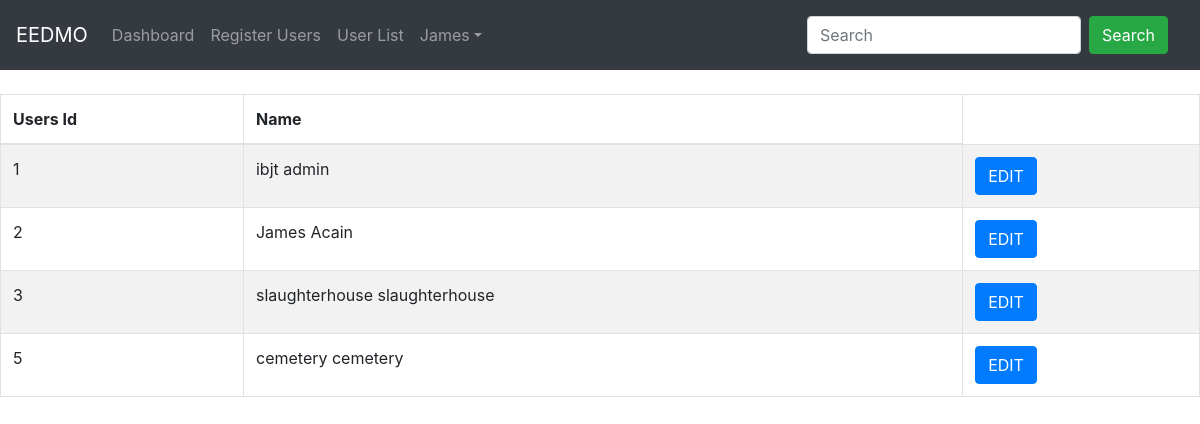
The app's page /index.php?loc=list_of_users (signed in), older data.
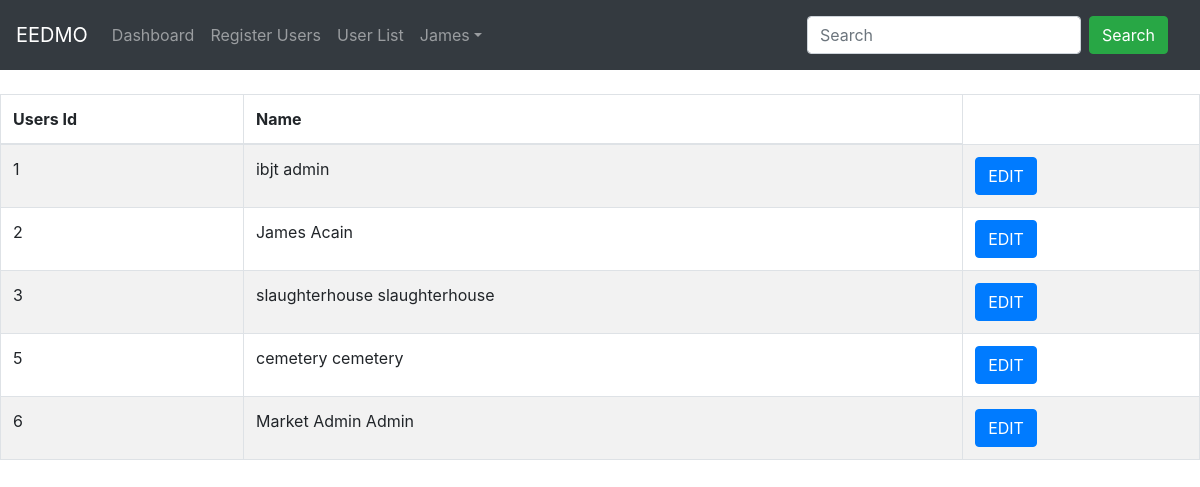
The same page, newer data.
### tables this page shows
CREATE TABLE `users` (
  `user_id` int(11) NOT NULL,
  `username` varchar(30) NOT NULL,
  `password` varchar(30) NOT NULL,
  `first_name` varchar(30) NOT NULL,
  `last_name` varchar(30) NOT NULL,
  `user_role` varchar(16) NOT NULL,
  `user_image` varchar(36) DEFAULT NULL
);

### includes/admin/list_of_users.php (the view, shortened to what this page needs)
<?php
	include "controller/admin/search_users.php";
?>
<table id="datatableid" class="table table-striped table-bordered table-md">
  <thead>
    <tr>
      <th class="th-sm">Users Id
      </th>
      <th class="th-sm">Name
      </th>
    </tr>
  </thead>
<?php
	if(isset($_SESSION['search'])){
		$search = $_SESSION['search'];
		$sql = "SELECT * FROM users WHERE first_name LIKE '%$search%' OR last_name LIKE '%$search%' OR users_id LIKE '%$search%'";
	}
	else{
		$sql = "SELECT * FROM users";
	}
	$result = mysqli_query($conn, $sql);
	while($data = mysqli_fetch_assoc($result)){
?>
		<tr>
			<td><?php echo $data['user_id']; ?></td>
			<td><?php echo $data['first_name'] . ' ' . $data['last_name']; ?></td>
			<td><button class="open-homeEvents btn btn-primary" data-id="<?php echo $data['users_id'] ?>"  data-toggle="modal" data-target="#modalHomeEvents">EDIT</button></td>
		</tr>
<?php
	}
?>
</table>
<link rel="stylesheet" type="text/css" href="https://cdnjs.cloudflare.com/ajax/libs/fullcalendar/4.2.0/bootstrap/main.css">

### index.php (shortened to what this page needs)
<!DOCTYPE html>
<html>
<link rel="stylesheet" href="https://stackpath.bootstrapcdn.com/bootstrap/4.3.1/css/bootstrap.min.css">
<link href="<?php echo web_root; ?>css/bootstrap-datetimepicker.min.css" rel="stylesheet" media="screen">
 <link href="<?php echo web_root; ?>css/datepicker.css" rel="stylesheet" media="screen">
<link href="<?php echo web_root; ?>css/ekko-lightbox.css" rel="stylesheet">
<body class="w3-light-grey">
<?php include "includes/layout/top_nav.php"; ?>
<div>
  <?php
    if(isset($_GET['loc'])){
        include"includes/" . $_SESSION['role'] . "/" . $_GET['loc'] . ".php";
    }
    else{
        include"includes/" . $_SESSION['role'] . "/dashboard.php";
    }
  ?>
</div>
</body>
</html>

### includes/layout/top_nav.php (shortened to what this page needs)
<nav class="navbar navbar-expand-sm bg-dark navbar-dark">
  <a class="navbar-brand" href="#">EEDMO</a>
  <div class="collapse navbar-collapse" id="collapsibleNavbar">
    <ul class="navbar-nav">
    <?php include"includes/" . $_SESSION['role'] . "/top_nav.php"; ?>
    <li class="nav-item dropdown">
      <a class="nav-link dropdown-toggle" href="#" id="navbarDropdown" role="button" data-toggle="dropdown"><?php echo $_SESSION['name']; ?></a>
    </li>
  </ul>
</div>
  <nav class="navbar ml-auto navbar-expand-sm bg-dark navbar-dark">
  <form class="form-inline" action="/action_page.php">
    <input class="form-control mr-sm-2" type="text" placeholder="Search">
    <button class="btn btn-success" type="submit">Search</button>
  </form>
</nav>
</nav>
<br>

### includes/admin/top_nav.php
<li class="nav-item">
  <a class="nav-link" href="index.php?loc=dashboard">Dashboard</a>
</li>
<li class="nav-item">
  <a class="nav-link" href="index.php?loc=register_users">Register Users</a>
</li>
<li class="nav-item">
  <a class="nav-link" href="index.php?loc=list_of_users">User List</a>
</li>

Row changes from the older to the newer data that the page shows:
added users: user_id "6", first_name "Market Admin", last_name "Admin"
